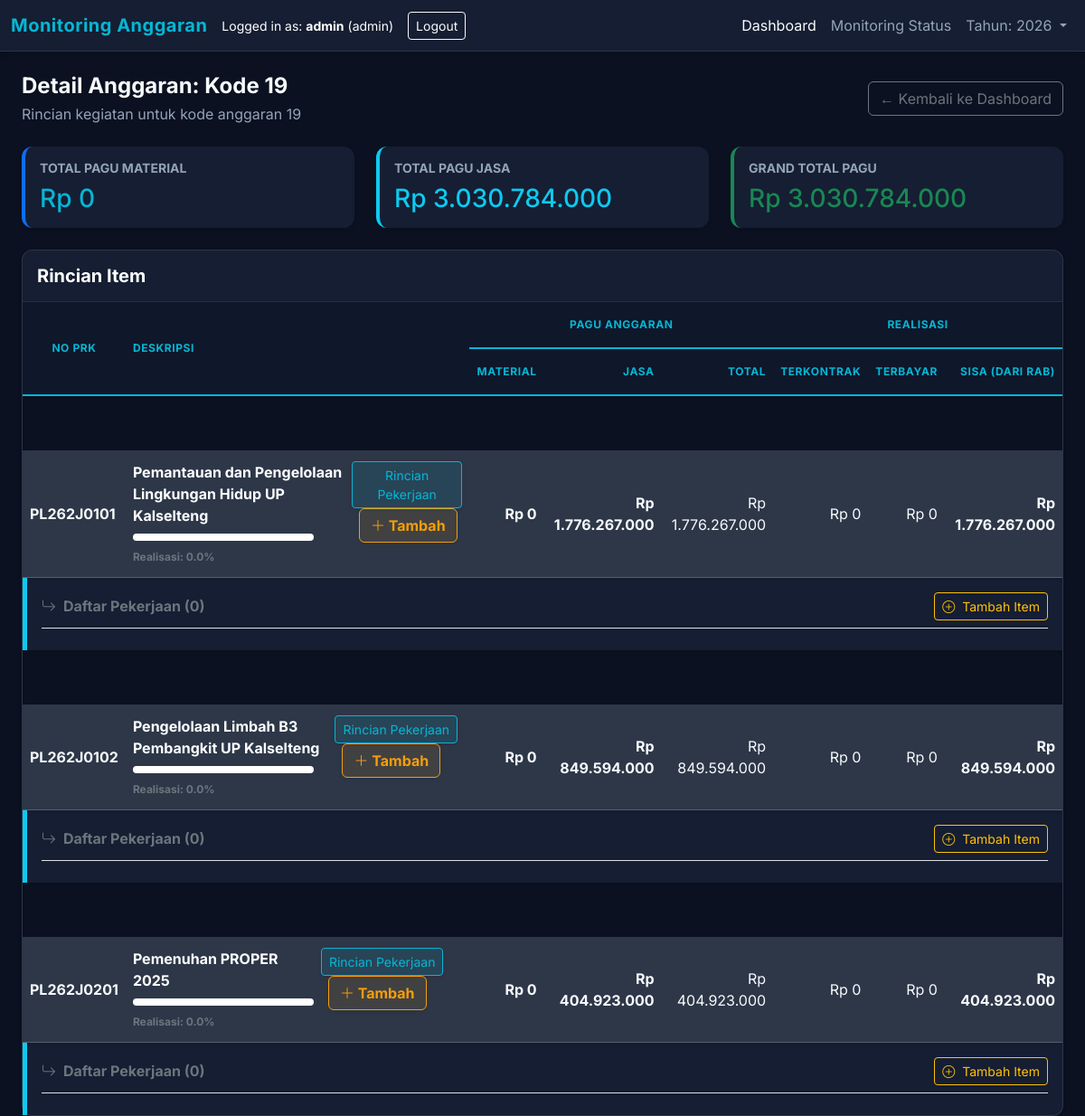
/detail/19 (signed in), run on the app's committed database.
### app/models.py (models this page shows, shortened)
class User(UserMixin, db.Model):
    id = db.Column(db.Integer, primary_key=True)
    username = db.Column(db.String(100), unique=True, nullable=False)
    password_hash = db.Column(db.String(200), nullable=False)
    role = db.Column(db.String(50), nullable=False, default=UserRole.VIEWER)
    def has_permission(self, permission_name):
        if self.role == UserRole.SUPER_ADMIN:
            return True
        permission = Permission.query.filter_by(name=permission_name).first()
        if not permission:
            return False
        role_perm = RolePermission.query.filter_by(
            role=self.role,
            permission_id=permission.id
        ).first()
        return role_perm.is_allowed if role_perm else False

class BudgetLine(db.Model):
    id = db.Column(db.Integer, primary_key=True)
    kode = db.Column(db.String(50), nullable=False)
    no_prk = db.Column(db.String(100), nullable=False)
    deskripsi = db.Column(db.String(255), nullable=False)
    tahun = db.Column(db.Integer, nullable=False, default=2026)
    pagu_material = db.Column(db.Float, default=0)
    pagu_jasa = db.Column(db.Float, default=0)
    pagu_total = db.Column(db.Float, default=0)
    usulan_rab_rp = db.Column(db.Float, default=0)
    terkontrak_rp = db.Column(db.Float, default=0)
    terbayar_rp = db.Column(db.Float, default=0)
    ellipse_rp = db.Column(db.Float, default=0)
    order_index = db.Column(db.Integer, default=0)

### app/routes/main.py (the view)
@bp.route('/detail/<kode>')
def detail(kode):
    items = BudgetLine.query.filter_by(kode=kode).all()
    total_pagu_material = sum(item.pagu_material for item in items)
    total_pagu_jasa = sum(item.pagu_jasa for item in items)
    total_pagu_total = sum(item.pagu_total for item in items)
    return render_template('detail.html',
                           items=items,
                           kode=kode,
                           total_pagu_material=total_pagu_material,
                           total_pagu_jasa=total_pagu_jasa,
                           total_pagu_total=total_pagu_total)

### app/templates/detail.html (shortened to what this page needs)
{% extends 'base.html' %}
{% block content %}
<div class="d-flex justify-content-between align-items-center mb-4">
    <div>
        <h4 class="fw-bold mb-1">Detail Anggaran: Kode {{ kode }}</h4>
        <p class="text-muted mb-0">Rincian kegiatan untuk kode anggaran {{ kode }}</p>
    </div>
    <a href="/" class="btn btn-outline-secondary">
        &larr; Kembali ke Dashboard
    </a>
</div>
<div class="row mb-4">
    <div class="col-md-4">
        <div class="card shadow-sm border-0 border-start border-4 border-primary h-100">
            <div class="card-body">
                <h6 class="text-uppercase text-muted small fw-bold">Total Pagu Material</h6>
                <h3 class="mb-0 text-primary">Rp {{ total_pagu_material|ribuan }}</h3>
            </div>
        </div>
    </div>
    <div class="col-md-4">
        <div class="card shadow-sm border-0 border-start border-4 border-info h-100">
            <div class="card-body">
                <h6 class="text-uppercase text-muted small fw-bold">Total Pagu Jasa</h6>
                <h3 class="mb-0 text-info">Rp {{ total_pagu_jasa|ribuan }}</h3>
            </div>
        </div>
    </div>
    <div class="col-md-4">
        <div class="card shadow-sm border-0 border-start border-4 border-success h-100">
            <div class="card-body">
                <h6 class="text-uppercase text-muted small fw-bold">Grand Total Pagu</h6>
                <h3 class="mb-0 text-success">Rp {{ total_pagu_total|ribuan }}</h3>
            </div>
        </div>
    </div>
</div>
<div class="card shadow-sm">
    <div class="card-header bg-transparent py-3 border-bottom border-secondary" style="--bs-border-opacity: .2;">
        <h5 class="mb-0 fw-bold text-white">Rincian Item</h5>
    </div>
    <div class="card-body p-0">
        <div class="table-responsive">
            <table class="table table-borderless mb-0" style="border-collapse: separate; border-spacing: 0;">
                <thead class="text-white bg-transparent" style="border-bottom: 2px solid rgba(255,255,255,0.1);">
                    <tr>
                        <th rowspan="2" class="align-middle text-center">No PRK</th>
                        <th rowspan="2" class="align-middle">Deskripsi</th>
                        <th colspan="3" class="text-center">Pagu Anggaran</th>
                        <th colspan="3" class="text-center">Realisasi</th>
                    </tr>
                    <tr>
                        <th class="text-end">Material</th>
                        <th class="text-end">Jasa</th>
                        <th class="text-end">Total</th>
                        <th class="text-end">Terkontrak</th>
                        <th class="text-end">Terbayar</th>
                        <th class="text-end">Sisa (dari RAB)</th>
                    </tr>
                </thead>
                <tbody>
                    {% for item in items %}
                    <tr style="height: 60px; background-color: var(--bg-dark); border: transparent;">
                        <td colspan="12" style="border: none;"></td>
                    </tr>
                    <tr class="align-middle border border-secondary shadow-sm"
                        style="background-color: #2d3748; color: white; border-left: 5px solid var(--accent-primary) !important;">
                        <td class="text-nowrap fw-bold">{{ item.no_prk }}</td>
                        <td>
                            <div class="d-flex justify-content-between align-items-start">
                                <div>
                                    <div class="fw-bold text-white">{{ item.deskripsi }}</div>
                                    {% if item.pagu_total > 0 %}
                                    {% set percent = (item.ellipse_rp / item.pagu_total) * 100 %}
                                    {% else %}
                                    {% set percent = 0 %}
                                    {% endif %}
                                    <div class="progress mt-2 mb-1 bg-white" style="height: 8px; width: 200px;">
                                    </div>
                                    <small class="text-secondary fw-bold" style="font-size: 0.75rem;">Realisasi: {{
                                        "{:.1f}".format(percent) }}%</small>
                                </div>
                                <div class="ms-2">
                                    <button class="btn btn-sm btn-primary shadow-sm" type="button"
                                        data-bs-toggle="collapse" data-bs-target="#jobs-{{ item.id }}"
                                        aria-expanded="false">
                                        Rincian Pekerjaan
                                    </button>
                                    {% if current_user.has_permission('add_job') %}
                                    <button class="btn btn-warning shadow-sm ms-2 fw-bold" type="button"
                                        onclick="openAddJobModal('{{ item.id }}', '{{ item.no_prk }}')"
                                        style="box-shadow: 0 0 10px rgba(245, 158, 11, 0.5);">
                                        <i class="bi bi-plus-lg"></i> Tambah
                                    </button>
                                    {% endif %}
                                </div>
                            </div>
                        <td class="text-end fw-bold text-white">Rp {{ item.pagu_material|ribuan }}</td>
                        <td class="text-end fw-bold text-white">Rp {{ item.pagu_jasa|ribuan }}</td>
                        <td class="text-end fw-extrabold text-white">Rp {{ item.pagu_total|ribuan }}</td>
                        <td class="text-end text-white">Rp {{ item.terkontrak_rp|ribuan }}</td>
                        <td class="text-end text-white">Rp {{ item.terbayar_rp|ribuan }}</td>
                        <td class="text-end fw-bold text-white">Rp {{ (item.pagu_total - item.usulan_rab_rp)|ribuan }}
                        </td>
                    </tr>
                    <tr class="collapse show" id="jobs-{{ item.id }}">
                        <td colspan="12" class="p-0 border-0">
                            <div
                                class="card card-body bg-transparent rounded-0 border-0 p-3 shadow-sm border-start border-5 border-info">
                                <div class="d-flex justify-content-between align-items-center border-bottom pb-2 mb-2">
                                    <h6 class="fw-bold mb-0 text-secondary">
                                        <i class="bi bi-arrow-return-right me-2"></i>Daftar Pekerjaan ({{
                                        item.jobs|length }})
                                    </h6>
                                    {% if current_user.has_permission('add_job') %}
                                    <button class="btn btn-sm btn-outline-warning"
                                        onclick="openAddJobModal('{{ item.id }}', '{{ item.no_prk }}')">
                                        <i class="bi bi-plus-circle me-1"></i> Tambah Item
                                    </button>
                                    {% endif %}
                                </div>
                            </div>
                        </td>
                    </tr>
                    {% endfor %}
                </tbody>
            </table>
        </div>
    </div>
</div>
{% endblock %}

### app/templates/base.html (shortened to what this page needs)
<!DOCTYPE html>
<html lang="id">
<head>
    <link href="https://cdn.jsdelivr.net/npm/bootstrap@5.3.0/dist/css/bootstrap.min.css" rel="stylesheet">
    <link rel="stylesheet" href="{{ url_for('static', filename='style.css') }}">
    <link rel="stylesheet" href="https://cdn.jsdelivr.net/npm/bootstrap-icons@1.7.2/font/bootstrap-icons.css">
</head>
<body>
    <nav class="navbar navbar-expand-lg navbar-dark mb-4">
        <div class="container-fluid">
            <span class="navbar-brand mb-0 h1">Monitoring Anggaran</span>
            <div class="d-flex align-items-center">
                {% if current_user.is_authenticated %}
                <span class="text-white me-3">
                    <small>Logged in as: <strong>{{ current_user.username }}</strong> ({{ current_user.role }})</small>
                </span>
                <a href="{{ url_for('auth.logout') }}" class="btn btn-sm btn-outline-light">Logout</a>
                {% else %}
                <a href="{{ url_for('auth.login') }}" class="btn btn-sm btn-outline-light">Login</a>
                {% endif %}
            </div>
            <div class="collapse navbar-collapse" id="navbarNav">
                <ul class="navbar-nav ms-auto">
                    <li class="nav-item">
                        <a class="nav-link active" href="/">Dashboard</a>
                    </li>
                    {% if current_user.is_authenticated %}
                    <li class="nav-item">
                        <a class="nav-link" href="{{ url_for('main.monitoring') }}">Monitoring Status</a>
                    </li>
                    <li class="nav-item dropdown">
                        <a class="nav-link dropdown-toggle" href="#" id="yearDropdown" role="button"
                            data-bs-toggle="dropdown" aria-expanded="false">
                            Tahun: {{ session.get('year', 2026) }}
                        </a>
                    </li>
                    {% endif %}
                </ul>
            </div>
        </div>
    </nav>
    <div class="container-fluid px-4">
        {% block content %}{% endblock %}
    </div>
</body>
</html>

### app/static/style.css (style rules this page uses)
:root { --bg-dark: #0B1120; --bg-card: #151e32; --bg-card-hover: #1e293b; --text-main: #F8FAFC; --text-muted: #94A3B8; --accent-primary: #06B6D4; --accent-success: #10B981; --accent-warning: #F59E0B; --accent-danger: #EF4444; --border-color: rgba(255, 255, 255, 0.1); }
body { background-color: var(--bg-dark); font-family: 'Inter', sans-serif; color: var(--text-main); }
.navbar { background-color: var(--bg-card) !important; border-bottom: 1px solid var(--border-color); box-shadow: 0 4px 6px -1px rgba(0, 0, 0, 0.1), 0 2px 4px -1px rgba(0, 0, 0, 0.06); }
.navbar-brand { font-weight: 700; color: var(--accent-primary) !important; letter-spacing: 0.5px; }
.nav-link { color: var(--text-muted) !important; transition: color 0.2s; }
.nav-link:hover, .nav-link.active { color: var(--text-main) !important; }
.card { background-color: var(--bg-card); border: 1px solid var(--border-color); border-radius: 0.75rem; background-color: var(--bg-card); border: 1px solid var(--border-color); border-radius: 0.75rem; box-shadow: 0 4px 6px -1px rgba(0, 0, 0, 0.1); color: var(--text-main); }
.card-header { background-color: transparent !important; border-bottom: 1px solid rgba(255, 255, 255, 0.05); color: var(--text-main); padding-top: 1.25rem; padding-bottom: 1.25rem; }
.table { color: var(--text-main); border-color: var(--border-color); --bs-table-bg: transparent; }
.table> :not(caption)>*>* { background-color: transparent; border-bottom-color: var(--border-color); }
.table thead th { color: var(--accent-primary); background-color: rgba(15, 23, 42, 0.95) !important; border-bottom: 2px solid var(--accent-primary); text-transform: uppercase; font-size: 0.75rem; letter-spacing: 0.05em; padding-top: 1rem; padding-bottom: 1rem; vertical-align: middle; }
.table tbody td { color: var(--text-main) !important; padding-top: 0.75rem; padding-bottom: 0.75rem; border-bottom: 1px solid rgba(255, 255, 255, 0.2); }
.btn-primary { background-color: rgba(6, 182, 212, 0.1); border: 1px solid var(--accent-primary); color: var(--accent-primary); transition: all 0.3s ease; }
.btn-warning { background-color: rgba(245, 158, 11, 0.1); border: 1px solid var(--accent-warning); color: var(--accent-warning); }
.text-primary { color: var(--accent-primary) !important; }
.text-muted { color: var(--text-muted) !important; }

### data on the page
User: username "admin", role "admin"
BudgetLine: no_prk "PL262J0101", deskripsi "Pemantauan dan Pengelolaan Lingkungan Hidup UP Kalselteng", percent "0.0", pagu_material|ribuan "0", pagu_jasa|ribuan "1.776.267.000", pagu_total|ribuan "1.776.267.000", terkontrak_rp|ribuan "0", terbayar_rp|ribuan "0", (item.pagu_total-item.usulan_rab_rp)|ribuan "1.776.267.000", jobs|length "0"
BudgetLine: no_prk "PL262J0102", deskripsi "Pengelolaan Limbah B3 Pembangkit UP Kalselteng", percent "0.0", pagu_material|ribuan "0", pagu_jasa|ribuan "849.594.000", pagu_total|ribuan "849.594.000", terkontrak_rp|ribuan "0", terbayar_rp|ribuan "0", (item.pagu_total-item.usulan_rab_rp)|ribuan "849.594.000", jobs|length "0"
BudgetLine: no_prk "PL262J0201", deskripsi "Pemenuhan PROPER 2025", percent "0.0", pagu_material|ribuan "0", pagu_jasa|ribuan "404.923.000", pagu_total|ribuan "404.923.000", terkontrak_rp|ribuan "0", terbayar_rp|ribuan "0", (item.pagu_total-item.usulan_rab_rp)|ribuan "404.923.000", jobs|length "0"

### other printed values
{{ session.get('year', 2026) }} "2026"
{{ kode }} "19"
{{ total_pagu_material|ribuan }} "0"
{{ total_pagu_jasa|ribuan }} "3.030.784.000"
{{ total_pagu_total|ribuan }} "3.030.784.000"
